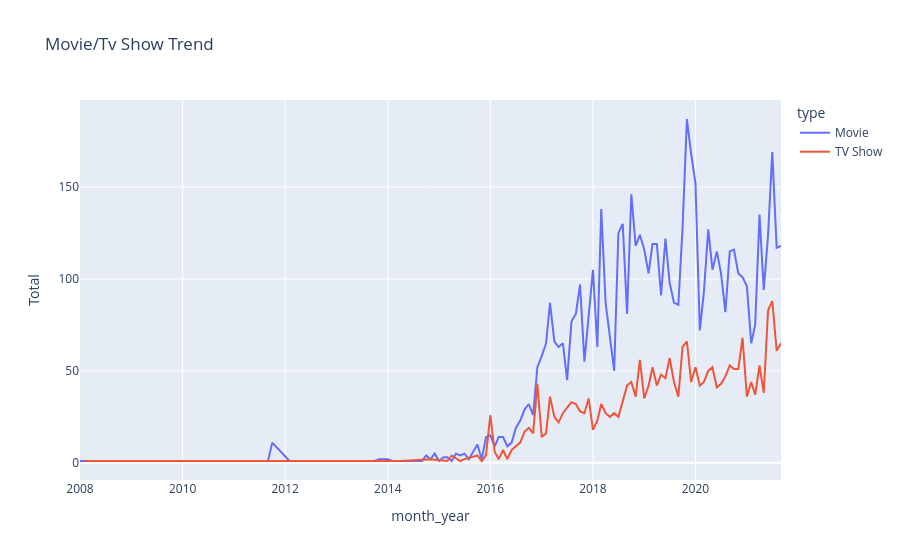

The notebook cell this image was saved under:
### Code cell
df_copy = df.copy()
df_copy["month_year"] = df_copy["date_added"].dt.to_period("M").astype(str)

type_by_year = (
    df_copy.groupby(["month_year","type"])
    .agg(
        Total=("show_id", "count"),
    )
    .reset_index()
)

fig = px.line(type_by_year, x="month_year", y="Total", color="type",title="Movie/Tv Show Trend")
fig.show()

### Figure 1 — Plotly figure (JSON) as saved in the notebook; plotly's stock layout.template omitted (floating-point values rounded to 4 significant figures)
{"data": [{"hovertemplate": "type=Movie<br>month_year=%{x}<br>Total=%{y}<extra></extra>", "legendgroup": "Movie", "line": {"color": "#636efa", "dash": "solid"}, "marker": {"symbol": "circle"}, "mode": "lines", "name": "Movie", "orientation": "v", "showlegend": true, "type": "scatter", "x": ["2008-01", "2009-05", "2009-11", "2010-11", "2011-05", "2011-09", "2011-10", "2012-02", "2012-11", "2012-12", "2013-09", "2013-10", "2013-11", "2013-12", "2014-01", "2014-02", "2014-04", "2014-06", "2014-07", "2014-08", "2014-09", "2014-10", "2014-11", "2014-12", "2015-01", "2015-02", "2015-03", "2015-04", "2015-05", "2015-06", "2015-07", "2015-08", "2015-09", "2015-10", "2015-11", "2015-12", "2016-01", "2016-02", "2016-03", "2016-04", "2016-05", "2016-06", "2016-07", "2016-08", "2016-09", "2016-10", "2016-11", "2016-12", "2017-01", "2017-02", "2017-03", "2017-04", "2017-05", "2017-06", "2017-07", "2017-08", "2017-09", "2017-10", "2017-11", "2017-12", "2018-01", "2018-02", "2018-03", "2018-04", "2018-05", "2018-06", "2018-07", "2018-08", "2018-09", "2018-10", "2018-11", "2018-12", "2019-01", "2019-02", "2019-03", "2019-04", "2019-05", "2019-06", "2019-07", "2019-08", "2019-09", "2019-10", "2019-11", "2019-12", "2020-01", "2020-02", "2020-03", "2020-04", "2020-05", "2020-06", "2020-07", "2020-08", "2020-09", "2020-10", "2020-11", "2020-12", "2021-01", "2021-02", "2021-03", "2021-04", "2021-05", "2021-06", "2021-07", "2021-08", "2021-09"], "xaxis": "x", "y": [1, 1, 1, 1, 1, 1, 11, 1, 1, 1, 1, 1, 2, 2, 2, 1, 1, 1, 1, 1, 1, 4, 2, 5, 1, 3, 3, 1, 5, 4, 5, 2, 6, 10, 2, 14, 15, 9, 14, 14, 9, 11, 19, 23, 29, 32, 26, 52, 58, 65, 87, 66, 63, 65, 45, 77, 81, 97, 55, 80, 105, 63, 138, 87, 70, 50, 125, 130, 81, 146, 118, 124, 116, 103, 119, 119, 91, 122, 98, 87, 86, 128, 187, 168, 152, 72, 93, 127, 105, 115, 103, 82, 115, 116, 103, 101, 96, 65, 75, 135, 94, 124, 169, 117, 118], "yaxis": "y"}, {"hovertemplate": "type=TV Show<br>month_year=%{x}<br>Total=%{y}<extra></extra>", "legendgroup": "TV Show", "line": {"color": "#EF553B", "dash": "solid"}, "marker": {"symbol": "circle"}, "mode": "lines", "name": "TV Show", "orientation": "v", "showlegend": true, "type": "scatter", "x": ["2008-02", "2013-03", "2013-08", "2013-09", "2013-10", "2014-02", "2014-04", "2014-11", "2015-03", "2015-04", "2015-06", "2015-07", "2015-10", "2015-11", "2015-12", "2016-01", "2016-02", "2016-03", "2016-04", "2016-05", "2016-06", "2016-07", "2016-08", "2016-09", "2016-10", "2016-11", "2016-12", "2017-01", "2017-02", "2017-03", "2017-04", "2017-05", "2017-06", "2017-07", "2017-08", "2017-09", "2017-10", "2017-11", "2017-12", "2018-01", "2018-02", "2018-03", "2018-04", "2018-05", "2018-06", "2018-07", "2018-08", "2018-09", "2018-10", "2018-11", "2018-12", "2019-01", "2019-02", "2019-03", "2019-04", "2019-05", "2019-06", "2019-07", "2019-08", "2019-09", "2019-10", "2019-11", "2019-12", "2020-01", "2020-02", "2020-03", "2020-04", "2020-05", "2020-06", "2020-07", "2020-08", "2020-09", "2020-10", "2020-11", "2020-12", "2021-01", "2021-02", "2021-03", "2021-04", "2021-05", "2021-06", "2021-07", "2021-08", "2021-09", "NaT"], "xaxis": "x", "y": [1, 1, 1, 1, 1, 1, 1, 2, 1, 4, 1, 2, 4, 1, 4, 26, 6, 2, 7, 2, 7, 9, 11, 17, 19, 16, 43, 14, 16, 36, 25, 22, 27, 30, 33, 32, 28, 27, 35, 18, 23, 32, 27, 25, 27, 25, 33, 42, 44, 36, 56, 35, 42, 52, 42, 48, 46, 57, 44, 36, 63, 66, 44, 52, 42, 44, 50, 52, 41, 43, 47, 53, 51, 51, 68, 36, 44, 37, 53, 38, 83, 88, 61, 65, 98], "yaxis": "y"}], "layout": {"legend": {"title": {"text": "type"}, "tracegroupgap": 0}, "title": {"text": "Movie/Tv Show Trend"}, "xaxis": {"anchor": "y", "domain": [0, 1], "title": {"text": "month_year"}}, "yaxis": {"anchor": "x", "domain": [0, 1], "title": {"text": "Total"}}}}
